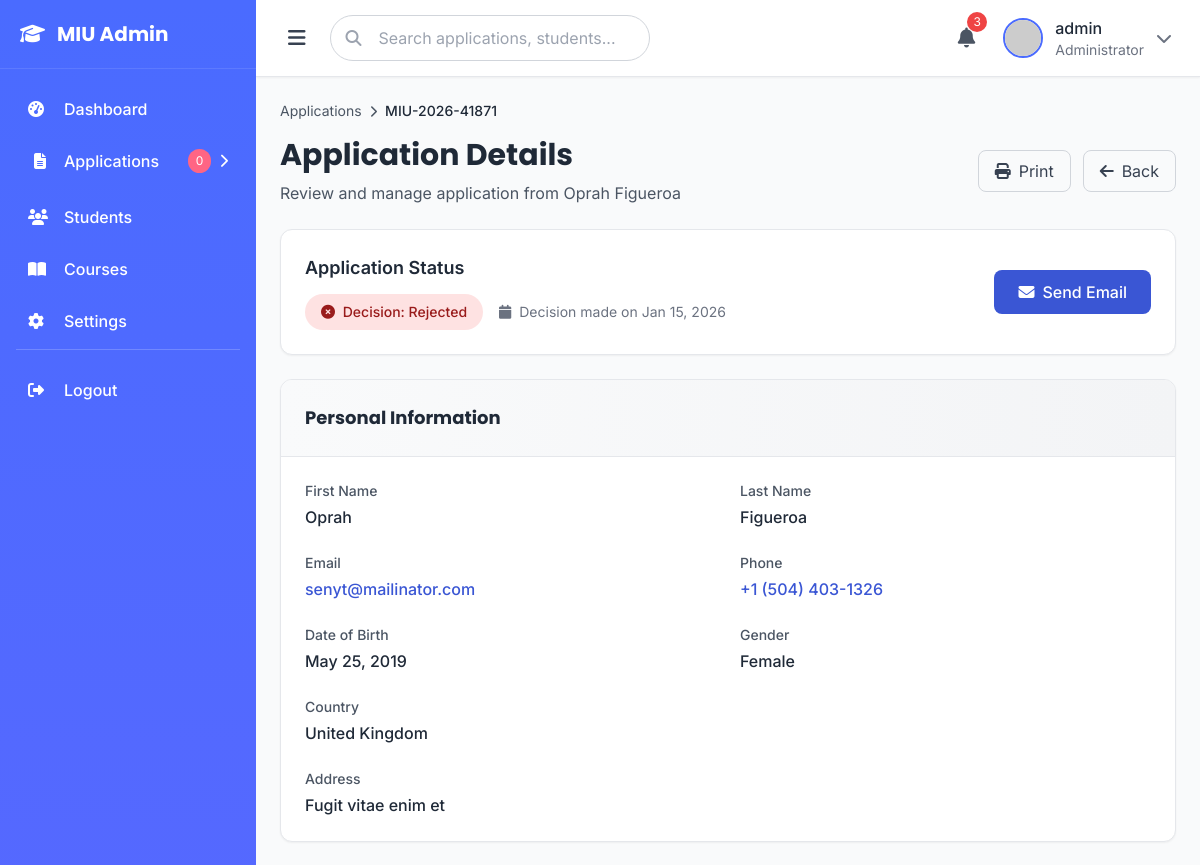
The app's page /management/applications/8/ (signed in, upper part), older data.
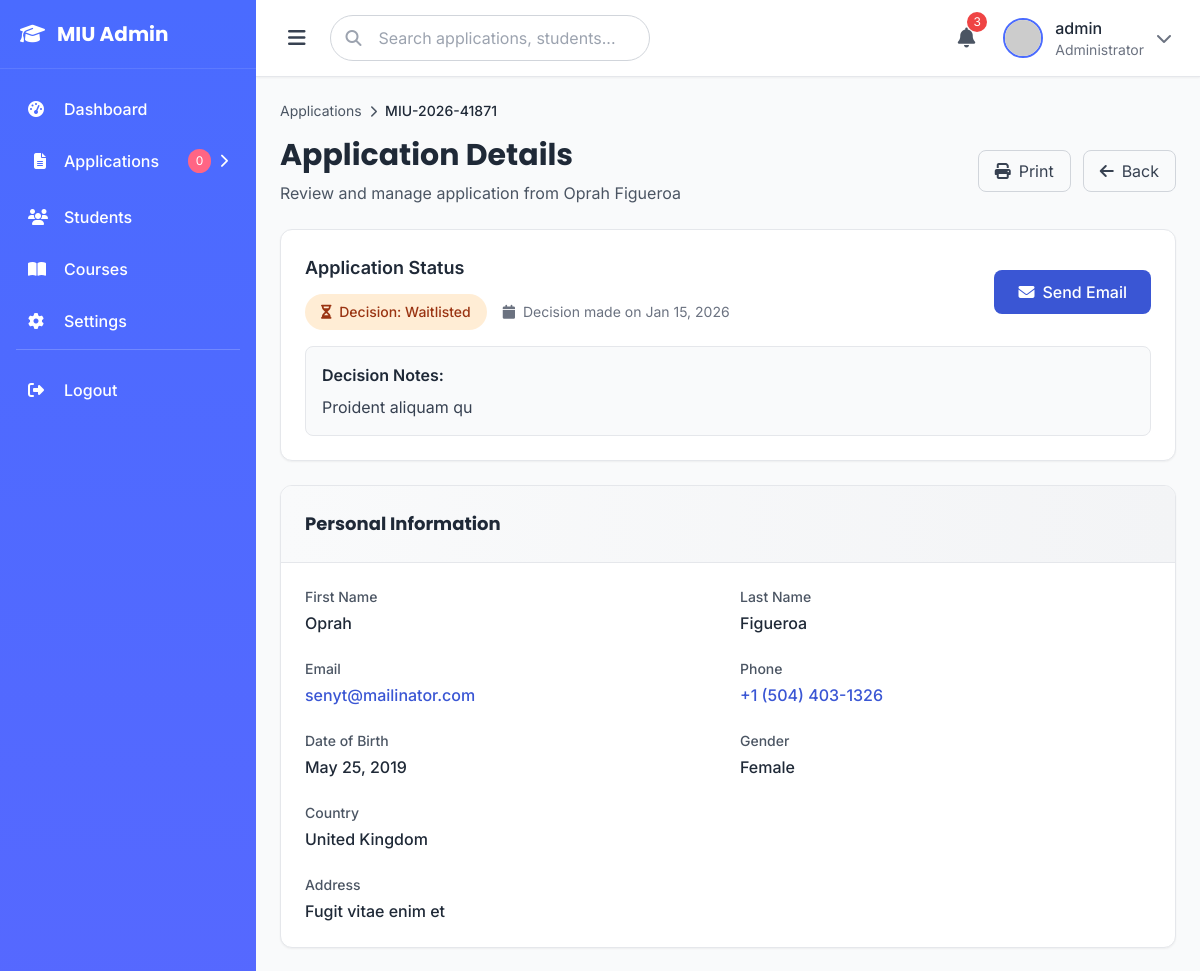
The same page, newer data.
### eduweb/models.py (models this page shows, shortened)
class CourseApplication(models.Model):
    DEGREE_LEVEL_CHOICES = [
        ('bachelor', "Bachelor's Degree"),
        ('master', "Master's Degree"),
        ('phd', 'PhD/Doctorate'),
    ]
    STUDY_MODE_CHOICES = [
        ('full-time', 'Full-time'),
        ('part-time', 'Part-time'),
        ('online', 'Online'),
        ('hybrid', 'Hybrid'),
    ]
    INTAKE_CHOICES = [
        ('fall-2025', 'Fall 2025'),
        ('spring-2026', 'Spring 2026'),
        ('fall-2026', 'Fall 2026'),
    ]
    PROGRAM_CHOICES = [
        ('business', 'Business Administration (MBA)'),
        ('computer-science', 'Computer Science'),
        ('data-science', 'Data Science'),
        ('engineering', 'Engineering'),
        ('health-sciences', 'Health Sciences'),
        ('psychology', 'Psychology'),
        ('economics', 'Economics'),
        ('law', 'Law'),
        ('arts', 'Arts & Humanities'),
    ]
    GENDER_CHOICES = [
        ('male', 'Male'),
        ('female', 'Female'),
        ('non-binary', 'Non-binary'),
        ('prefer-not-to-say', 'Prefer not to say'),
    ]
    COUNTRY_CHOICES = [
        ('US', 'United States'),
        ('UK', 'United Kingdom'),
        ('CA', 'Canada'),
        ('AU', 'Australia'),
        ('IN', 'India'),
        ('CN', 'China'),
        ('NG', 'Nigeria'),
        ('BR', 'Brazil'),
        ('OTHER', 'Other'),
    ]
    REFERRAL_CHOICES = [
        ('website', 'University Website'),
        ('search-engine', 'Search Engine (Google, etc.)'),
        ('social-media', 'Social Media'),
        ('friend-family', 'Friend or Family'),
        ('education-fair', 'Education Fair'),
        ('school-counselor', 'School Counselor'),
        ('alumni', 'MIU Alumni'),
        ('other', 'Other'),
    ]
    application_id = models.CharField(max_length=50, unique=True, blank=True)
    user = models.ForeignKey(User, on_delete=models.CASCADE, related_name='applications', null=True, blank=True)
    first_name = models.CharField(max_length=100)
    last_name = models.CharField(max_length=100)
    email = models.EmailField()
    phone = models.CharField(max_length=20)
    date_of_birth = models.DateField()
    country = models.CharField(max_length=100, choices=COUNTRY_CHOICES)
    gender = models.CharField(max_length=50, choices=GENDER_CHOICES)
    address = models.TextField()
    academic_history = models.JSONField(default=list)
    english_proficiency = models.CharField(max_length=50, blank=True)
    english_score = models.CharField(max_length=20, blank=True)
    additional_qualifications = models.TextField(blank=True)
    program = models.CharField(max_length=50, choices=PROGRAM_CHOICES)
    degree_level = models.CharField(max_length=20, choices=DEGREE_LEVEL_CHOICES)
    study_mode = models.CharField(max_length=20, choices=STUDY_MODE_CHOICES)
    intake = models.CharField(max_length=20, choices=INTAKE_CHOICES)
    scholarship = models.BooleanField(default=False)
    referral_source = models.CharField(max_length=100, blank=True, choices=REFERRAL_CHOICES)
    documents_uploaded = models.JSONField(default=dict)
    created_at = models.DateTimeField(default=timezone.now)
    submitted = models.BooleanField(default=False)
    submission_date = models.DateTimeField(null=True, blank=True)
    STATUS_CHOICES = [
        ('submitted', 'Submitted'),
        ('under_review', 'Under Review'),
        ('reviewed', 'Reviewed'),
        ('decision_made', 'Decision Made'),
    ]
    DECISION_CHOICES = [
        ('pending', 'Pending'),
        ('accepted', 'Accepted'),
        ('rejected', 'Rejected'),
        ('waitlisted', 'Waitlisted'),
    ]
    status = models.CharField(max_length=20, choices=STATUS_CHOICES, default='submitted')
    decision = models.CharField(max_length=20, choices=DECISION_CHOICES, default='pending')
    decision_date = models.DateTimeField(null=True, blank=True)
    decision_notes = models.TextField(blank=True)
    reviewed_by = models.ForeignKey(User, on_delete=models.SET_NULL, null=True, blank=True, related_name='reviewed_applications')
    reviewed_at = models.DateTimeField(null=True, blank=True)
    is_reviewed = models.BooleanField(default=False)
    class Meta:
        ordering = ['-created_at']
        verbose_name = 'Course Application'
        verbose_name_plural = 'Course Applications'
    def get_full_name(self):
        return f"{self.first_name} {self.last_name}"
    def get_program_display_name(self):
        return dict(self.PROGRAM_CHOICES).get(self.program, self.program)
    def get_degree_level_display_name(self):
        return dict(self.DEGREE_LEVEL_CHOICES).get(self.degree_level, self.degree_level)

### management/views.py (the view)
# urls.py: path('applications/<int:pk>/', views.application_detail, name='application_detail'),
@login_required(login_url='eduweb:auth_page')
@user_passes_test(is_admin)
def application_detail(request, pk):
    application = get_object_or_404(
        CourseApplication.objects.prefetch_related('files'),
        pk=pk
    )
    if application.status == 'submitted':
        application.status = 'under_review'
        application.save()
    pending_count = CourseApplication.objects.filter(status='submitted').count()
    context = {
        'application': application,
        'pending_count': pending_count,
    }
    return render(request, 'management/application_detail.html', context)

### eduweb/models.py (called while the page is built)
    def get_file_size_display(self):
        size = self.file_size
        for unit in ['B', 'KB', 'MB', 'GB']:
            if size < 1024.0:
                return f"{size:.1f} {unit}"
            size /= 1024.0
        return f"{size:.1f} TB"

### eduweb/views.py (called while the page is built)
def application_status_context(request):
    has_pending_application = False
    if request.user.is_authenticated:
        has_pending_application = CourseApplication.objects.filter(
            user=request.user,
            submitted=True
        ).exists()
    return {'has_pending_application': has_pending_application}

### management/views.py (called while the page is built)
def is_admin(user):
    return user.is_staff or user.is_superuser

### templates/management/application_detail.html (shortened to what the changed rows need)
{% extends 'management/base.html' %}
{% load static %}
{% block content %}
<div class="mb-6">
    <nav class="flex items-center text-sm text-gray-600 mb-4" aria-label="Breadcrumb">
        <ol class="flex items-center">
            <li>
                <span class="text-gray-800 font-medium">{{ application.application_id }}</span>
            </li>
        </ol>
    </nav>
    <div class="flex flex-col md:flex-row md:items-center justify-between gap-4">
        <div>
            <h1 class="text-2xl md:text-3xl font-bold text-gray-800 mb-2 font-display">Application Details</h1>
            <p class="text-gray-600">Review and manage application from {{ application.get_full_name }}</p>
        </div>
    </div>
</div>
<section class="bg-white rounded-xl shadow-sm border border-gray-200 p-6 mb-6" aria-labelledby="status-heading">
    <div class="flex flex-col md:flex-row md:items-center justify-between gap-4">
        <div>
            <h2 id="status-heading" class="text-lg font-semibold text-gray-800 mb-3">Application Status</h2>
            <div class="flex items-center gap-4 flex-wrap">
                {% if application.status == 'submitted' %}
                <span class="px-4 py-2 rounded-full text-sm font-medium bg-blue-100 text-blue-800" role="status">
                    <i class="fas fa-inbox mr-1" aria-hidden="true"></i>
                    <span>Submitted</span>
                </span>
                {% elif application.status == 'under_review' %}
                <span class="px-4 py-2 rounded-full text-sm font-medium bg-yellow-100 text-yellow-800" role="status">
                    <i class="fas fa-clock mr-1" aria-hidden="true"></i>
                    <span>Under Review</span>
                </span>
                {% elif application.status == 'reviewed' %}
                <span class="px-4 py-2 rounded-full text-sm font-medium bg-purple-100 text-purple-800" role="status">
                    <i class="fas fa-check-circle mr-1" aria-hidden="true"></i>
                    <span>Reviewed - Awaiting Decision</span>
                </span>
                {% elif application.status == 'decision_made' %}
                <span class="px-4 py-2 rounded-full text-sm font-medium {% if application.decision == 'accepted' %}bg-green-100 text-green-800{% elif application.decision == 'rejected' %}bg-red-100 text-red-800{% else %}bg-orange-100 text-orange-800{% endif %}" role="status">
                    <i class="fas fa-{% if application.decision == 'accepted' %}check-circle{% elif application.decision == 'rejected' %}times-circle{% else %}hourglass-half{% endif %} mr-1" aria-hidden="true"></i>
                    <span>Decision: {{ application.get_decision_display }}</span>
                </span>
                {% endif %}
                {% if application.decision_date %}
                <span class="text-sm text-gray-500">
                    <i class="fas fa-calendar mr-1" aria-hidden="true"></i>
                    Decision made on {{ application.decision_date|date:"M d, Y" }}
                </span>
                {% endif %}
            </div>
        </div>
    </div>
    {% if application.decision_notes %}
    <div class="mt-4 p-4 bg-gray-50 rounded-lg border border-gray-200">
        <h4 class="font-semibold text-gray-800 mb-2">Decision Notes:</h4>
        <p class="text-gray-700">{{ application.decision_notes }}</p>
    </div>
    {% endif %}
</section>
<div class="grid grid-cols-1 xl:grid-cols-3 gap-6">
    <div class="xl:col-span-2 space-y-6">
        <section class="bg-white rounded-xl shadow-sm border border-gray-200 overflow-hidden" aria-labelledby="personal-info-heading">
            <div class="p-6 border-b border-gray-200 bg-gradient-to-r from-gray-50 to-gray-100">
                <h2 id="personal-info-heading" class="text-lg font-bold text-gray-800 font-display">Personal Information</h2>
            </div>
            <div class="p-6">
                <dl class="grid grid-cols-1 md:grid-cols-2 gap-6">
                    <div>
                        <dt class="block text-sm font-medium text-gray-600 mb-1">First Name</dt>
                        <dd class="text-gray-800 font-medium">{{ application.first_name }}</dd>
                    </div>
                    <div>
                        <dt class="block text-sm font-medium text-gray-600 mb-1">Last Name</dt>
                        <dd class="text-gray-800 font-medium">{{ application.last_name }}</dd>
                    </div>
                    <div>
                        <dd class="text-gray-800 font-medium">
                            <a href="mailto:{{ application.email }}" class="text-primary-600 hover:text-primary-800 hover:underline">{{ application.email }}</a>
                        </dd>
                    </div>
                    <div>
                        <dd class="text-gray-800 font-medium">
                            <a href="tel:{{ application.phone }}" class="text-primary-600 hover:text-primary-800 hover:underline">{{ application.phone }}</a>
                        </dd>
                    </div>
                    <div>
                        <dt class="block text-sm font-medium text-gray-600 mb-1">Date of Birth</dt>
                        <dd class="text-gray-800 font-medium">{{ application.date_of_birth|date:"F d, Y" }}</dd>
                    </div>
                    <div>
                        <dt class="block text-sm font-medium text-gray-600 mb-1">Gender</dt>
                        <dd class="text-gray-800 font-medium">{{ application.get_gender_display }}</dd>
                    </div>
                    <div class="md:col-span-2">
                        <dt class="block text-sm font-medium text-gray-600 mb-1">Country</dt>
                        <dd class="text-gray-800 font-medium">{{ application.get_country_display }}</dd>
                    </div>
                    <div class="md:col-span-2">
                        <dt class="block text-sm font-medium text-gray-600 mb-1">Address</dt>
                        <dd class="text-gray-800 font-medium">{{ application.address }}</dd>
                    </div>
                </dl>
            </div>
        </section>
    </div>
</div>
{% endblock %}

Row changes from the older to the newer data that the page shows:
changed CourseApplication "Oprah Figueroa": decision "Rejected" → "Waitlisted"; decision_notes (not shown) → "Proident aliquam qu"
Text that changed along with them:
text now shown: "Decision Notes:"
